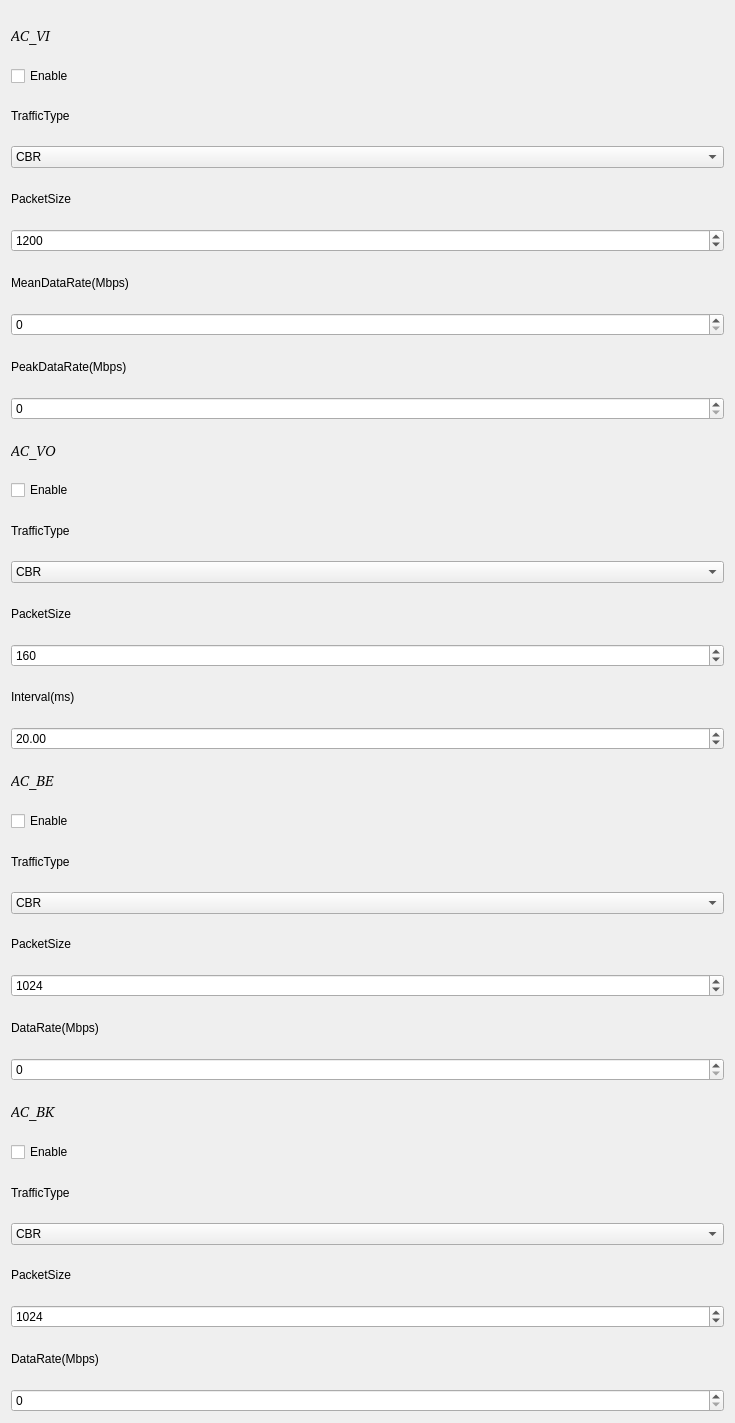
         <widget class="QWidget" name="scrollAreaWidgetContents">
          <property name="geometry">
           <rect>
            <x>0</x>
            <y>0</y>
            <width>735</width>
            <height>1423</height>
           </rect>
          </property>
          <layout class="QVBoxLayout" name="verticalLayout">
           <item>
            <widget class="QLabel" name="label_39">
             <property name="font">
              <font>
               <family>Nimbus Sans [UKWN]</family>
               <pointsize>11</pointsize>
               <italic>true</italic>
               <bold>false</bold>
              </font>
             </property>
             <property name="text">
              <string>AC_VI</string>
             </property>
            </widget>
           </item>
           <item>
            <widget class="QCheckBox" name="checkBox_7">
             <property name="text">
              <string>Enable</string>
             </property>
            </widget>
           </item>
           <item>
            <widget class="QLabel" name="label_40">
             <property name="text">
              <string>TrafficType</string>
             </property>
            </widget>
           </item>
           <item>
            <widget class="QComboBox" name="comboBox_11">
             <item>
              <property name="text">
               <string>CBR</string>
              </property>
             </item>
             <item>
              <property name="text">
               <string>VBR</string>
              </property>
             </item>
             <item>
              <property name="text">
               <string>OnOff</string>
              </property>
             </item>
             <item>
              <property name="text">
               <string>Poisson</string>
              </property>
             </item>
             <item>
              <property name="text">
               <string>Bulk/FTP</string>
              </property>
             </item>
             <item>
              <property name="text">
               <string/>
              </property>
             </item>
            </widget>
           </item>
           <item>
            <widget class="QLabel" name="label_41">
             <property name="text">
              <string>PacketSize</string>
             </property>
            </widget>
           </item>
           <item>
            <widget class="QSpinBox" name="spinBox_22">
             <property name="maximum">
              <number>2048</number>
             </property>
             <property name="value">
              <number>1200</number>
             </property>
            </widget>
           </item>
           <item>
            <widget class="QLabel" name="label_42">
             <property name="text">
              <string>MeanDataRate(Mbps)</string>
             </property>
            </widget>
           </item>
           <item>
            <widget class="QSpinBox" name="spinBox_23"/>
           </item>
           <item>
            <widget class="QLabel" name="label_43">
             <property name="text">
              <string>PeakDataRate(Mbps)</string>
             </property>
            </widget>
           </item>
           <item>
            <widget class="QSpinBox" name="spinBox_24">
             <property name="maximum">
              <number>2048</number>
             </property>
             <property name="value">
              <number>0</number>
             </property>
            </widget>
           </item>
           <item>
            <widget class="QLabel" name="label_44">
             <property name="font">
              <font>
               <family>Nimbus Sans [UKWN]</family>
               <pointsize>11</pointsize>
               <italic>true</italic>
               <bold>false</bold>
              </font>
             </property>
             <property name="text">
              <string>AC_VO</string>
             </property>
            </widget>
           </item>
           <item>
            <widget class="QCheckBox" name="checkBox_8">
             <property name="text">
              <string>Enable</string>
             </property>
            </widget>
           </item>
           <item>
            <widget class="QLabel" name="label_45">
             <property name="text">
              <string>TrafficType</string>
             </property>
            </widget>
           </item>
           <item>
            <widget class="QComboBox" name="comboBox_12">
             <item>
              <property name="text">
               <string>CBR</string>
              </property>
             </item>
             <item>
              <property name="text">
               <string>VBR</string>
              </property>
             </item>
             <item>
              <property name="text">
               <string>OnOff</string>
              </property>
             </item>
             <item>
              <property name="text">
               <string>Poisson</string>
              </property>
             </item>
             <item>
              <property name="text">
               <string>Bulk/FTP</string>
              </property>
             </item>
             <item>
              <property name="text">
               <string/>
              </property>
             </item>
            </widget>
           </item>
           <item>
            <widget class="QLabel" name="label_46">
             <property name="text">
              <string>PacketSize</string>
             </property>
            </widget>
           </item>
           <item>
            <widget class="QSpinBox" name="spinBox_25">
             <property name="maximum">
              <number>2048</number>
             </property>
             <property name="value">
              <number>160</number>
             </property>
            </widget>
           </item>
           <item>
            <widget class="QLabel" name="label_47">
             <property name="text">
              <string>Interval(ms)</string>
             </property>
            </widget>
           </item>
           <item>
            <widget class="QDoubleSpinBox" name="doubleSpinBox_21">
             <property name="value">
              <double>20.000000000000000</double>
             </property>
            </widget>
           </item>
           <item>
            <widget class="QLabel" name="label_49">
             <property name="font">
              <font>
               <family>Nimbus Sans [UKWN]</family>
               <pointsize>11</pointsize>
               <italic>true</italic>
               <bold>false</bold>
              </font>
             </property>
             <property name="text">
              <string>AC_BE</string>
             </property>
            </widget>
           </item>
           <item>
            <widget class="QCheckBox" name="checkBox_9">
             <property name="text">
              <string>Enable</string>
             </property>
            </widget>
           </item>
           <item>
            <widget class="QLabel" name="label_50">
             <property name="text">
              <string>TrafficType</string>
             </property>
            </widget>
           </item>
           <item>
            <widget class="QComboBox" name="comboBox_13">
             <item>
              <property name="text">
               <string>CBR</string>
              </property>
             </item>
             <item>
              <property name="text">
               <string>VBR</string>
              </property>
             </item>
             <item>
              <property name="text">
               <string>OnOff</string>
              </property>
             </item>
             <item>
              <property name="text">
               <string>Poisson</string>
              </property>
             </item>
             <item>
              <property name="text">
               <string>Bulk/FTP</string>
              </property>
             </item>
             <item>
              <property name="text">
               <string/>
              </property>
             </item>
            </widget>
           </item>
           <item>
            <widget class="QLabel" name="label_51">
             <property name="text">
              <string>PacketSize</string>
             </property>
            </widget>
           </item>
           <item>
            <widget class="QSpinBox" name="spinBox_26">
             <property name="maximum">
              <number>2048</number>
             </property>
             <property name="value">
              <number>1024</number>
             </property>
            </widget>
           </item>
           <item>
            <widget class="QLabel" name="label_52">
             <property name="text">
              <string>DataRate(Mbps)</string>
             </property>
            </widget>
           </item>
           <item>
            <widget class="QSpinBox" name="spinBox_27">
             <property name="maximum">
              <number>2048</number>
             </property>
             <property name="value">
              <number>0</number>
             </property>
            </widget>
           </item>
           <item>
            <widget class="QLabel" name="label_53">
             <property name="font">
              <font>
               <family>Nimbus Sans [UKWN]</family>
               <pointsize>11</pointsize>
               <italic>true</italic>
               <bold>false</bold>
              </font>
             </property>
             <property name="text">
              <string>AC_BK</string>
             </property>
            </widget>
           </item>
           <item>
            <widget class="QCheckBox" name="checkBox_10">
             <property name="text">
              <string>Enable</string>
             </property>
            </widget>
           </item>
           <item>
            <widget class="QLabel" name="label_54">
             <property name="text">
              <string>TrafficType</string>
             </property>
            </widget>
           </item>
           <item>
            <widget class="QComboBox" name="comboBox_14">
             <item>
              <property name="text">
               <string>CBR</string>
              </property>
             </item>
             <item>
              <property name="text">
               <string>VBR</string>
              </property>
             </item>
             <item>
              <property name="text">
               <string>OnOff</string>
              </property>
             </item>
             <item>
              <property name="text">
               <string>Poisson</string>
              </property>
             </item>
             <item>
              <property name="text">
               <string>Bulk/FTP</string>
              </property>
             </item>
             <item>
              <property name="text">
               <string/>
              </property>
             </item>
            </widget>
           </item>
           <item>
            <widget class="QLabel" name="label_55">
             <property name="text">
              <string>PacketSize</string>
             </property>
            </widget>
           </item>
           <item>
            <widget class="QSpinBox" name="spinBox_28">
             <property name="maximum">
              <number>2048</number>
             </property>
             <property name="value">
              <number>1024</number>
             </property>
            </widget>
           </item>
           <item>
            <widget class="QLabel" name="label_56">
             <property name="text">
              <string>DataRate(Mbps)</string>
             </property>
            </widget>
           </item>
           <item>
            <widget class="QSpinBox" name="spinBox_29">
             <property name="maximum">
              <number>2048</number>
             </property>
             <property name="value">
              <number>0</number>
             </property>
            </widget>
           </item>
          </layout>
         </widget>
